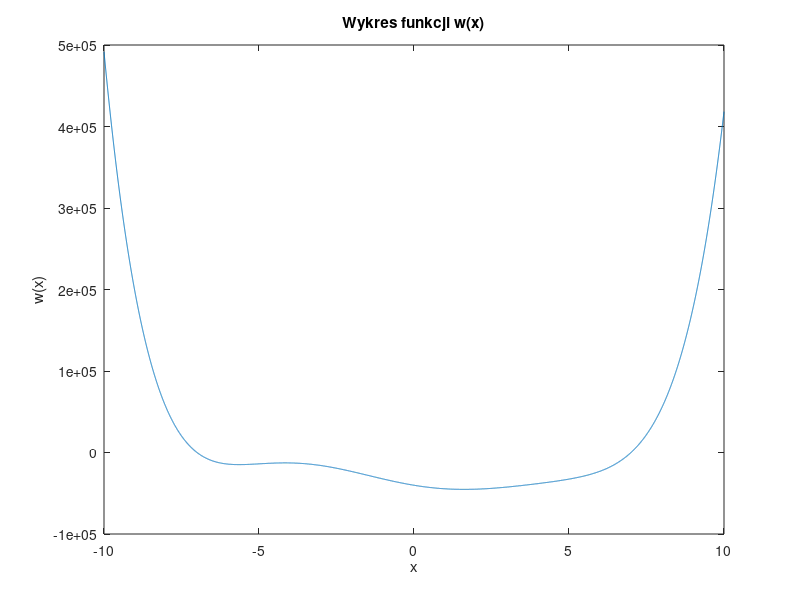

This figure's MATLAB source: (Note: this script raises an error after producing the figure.)
%%Zadanie 1

%macierz wspołczynników wyjsciowej funkcji w(x)
A = [-40180, -6272, 1751, 226, -68, -2, 1];

%macierz wspolczynników do obliczenia idealnych rozwiazan  
A_1 = [1, -2, -68, 226, 1751, -6272, -40180];

%rysowanie funkcji w(x)
x = linspace(-10,10,10000);
figure(1);
plot(x,polyval(A_1,x));
xlabel('x');
ylabel('w(x)');
title('Wykres funkcji w(x)')

%miecierz z idealnymi rozwiązaniami
wektor_rozwiazan = roots(A_1);

dokladnosc = 10^(-4);
xi_MI = -3.5 +1.5i;
xi_sie = 6.5;
ximinus1_sie = 8;
xi_MII = 4.5 + 3.5i;
ximinus1_MII = 5 + 5.5i;
ximinus2_MII = 5 + 6i;
xi_st = -6.5;

pier_zespol1 = MullerI(A_1, xi_MI, dokladnosc);
pier_zespol1_sprzezone = conj(pier_zespol1);

A_2 = def_kwa(A, pier_zespol1);
A_2_od = fliplr(A_2);

pier_rzeczy1 = sieczne(A_2_od, xi_sie, ximinus1_sie, dokladnosc);

A_3 = def_lini(A_2, pier_rzeczy1);
A_3_od = fliplr(A_3);

pier_zespol2 = MullerII(A_3_od, xi_MII, ximinus1_MII, ximinus2_MII, dokladnosc);
pier_zespol2_sprzezone = conj(pier_zespol2);

A_4 = def_kwa(A_3, pier_zespol2);
A_4_od = fliplr(A_4);

pier_rzeczy2 = styczne(A_4_od, xi_st, dokladnosc);

%%Zadanie 2

delta_w = 10.^(-4:-1:-16);

Wyniki = [1;2];
Wyniki_nie = [1;2];

for i=1:length(delta_w)
    
    pier_zespol1_2 = MullerI(A_1, xi_MI, delta_w(i));
    pier_zespol1_2_sprzezone = conj(pier_zespol1_2);

    A_2_2 = def_kwa(A, pier_zespol1_2);
    A_2_od_2 = fliplr(A_2_2);

    pier_rzeczy1_2 = sieczne(A_2_od_2, xi_sie, ximinus1_sie, delta_w(i));

    A_3_2 = def_lini(A_2_2, pier_rzeczy1_2);
    A_3_od_2 = fliplr(A_3_2);

    pier_zespol2_2 = MullerII(A_3_od_2, xi_MII, ximinus1_MII, ximinus2_MII, delta_w(i));
    pier_zespol2_2_sprzezone = conj(pier_zespol2_2);

    A_4_2 = def_kwa(A_3_2, pier_zespol2_2);
    A_4_od_2 = fliplr(A_4_2);

    pier_rzeczy2_2 = styczne(A_4_od_2, xi_st, delta_w(i));
    
    wektor_zad2 = [ pier_rzeczy1_2; pier_zespol2_2; pier_zespol2_2_sprzezone; pier_rzeczy2_2; pier_zespol1_2; pier_zespol1_2_sprzezone];

    blad_wzgledny = norm(wektor_zad2 - wektor_rozwiazan)/norm(wektor_rozwiazan);
    blad_wzgledny_nie = norm(wektor_zad2 - wektor_rozwiazan,Inf)/norm(wektor_rozwiazan,Inf);
    
    if( isnan(blad_wzgledny) || isnan(blad_wzgledny_nie))
        blad_wzgledny = eps;
        blad_wzgledny_nie = eps;
    end

    Wyniki = [Wyniki(1,:) delta_w(i);
    Wyniki(2,:) blad_wzgledny];

    Wyniki_nie = [Wyniki_nie(1,:) delta_w(i);
    Wyniki_nie(2,:) blad_wzgledny_nie];
    
end

delta_w_2 =10.^(-4:-1:-16);
figure(2)
loglog(delta_w_2,Wyniki(2,2:end),'k*');
hold on
title('Zalezność bledów względnych wektor x od parametru ∆w - norma euklidesowa')
xlabel('∆w')
ylabel('zagregowany blad')
axis([10^-16 10^-4 10^-16 10^-1])
hold off

figure(3)
loglog(delta_w_2,Wyniki_nie(2,2:end),'k*')
hold on
title('Zalezność bledów względnych wektor x od parametru ∆w - norma nieskończoności')
xlabel('∆w')
ylabel('zagregowany blad')
axis([10^-16 10^-4 10^-16 10^-1])
hold off
 
function y = MullerI(w, xi_MI, dokladnosc)

w1 = polyder(w);
w2 = polyder(w1);

iter_MI = 0;
while iter_MI<1000
    a_MI = 0.5 * polyval(w2, xi_MI);
    b_MI = polyval(w1, xi_MI);
    c_MI = polyval(w, xi_MI);
    xiplus1_MI = xi_MI - (2*c_MI)/(b_MI +sign(b_MI) * sqrt(b_MI^2 - 4*a_MI*c_MI));
    xi_MI = xiplus1_MI;
    iter_MI = iter_MI+1;
    if (abs(polyval(w,xi_MI)) < dokladnosc)
       break;
    end
end

y = xi_MI;
end

function y = sieczne(w, xi_sie,ximinus1_sie, dokladnosc)

iter_sie =0;
while iter_sie < 1000
    iter_sie = iter_sie +1;
    xiplus1_sie = xi_sie - ((xi_sie - ximinus1_sie)/(polyval(w,xi_sie)-polyval(w,ximinus1_sie)))*polyval(w,xi_sie);
    ximinus1_sie = xi_sie;
    xi_sie = xiplus1_sie;
    if(abs(polyval(w,xi_sie)) < dokladnosc)
        break;
    end
end

y = xi_sie;
end

function y = MullerII(w, xi_MII, ximinus1_MII, ximinus2_MII, dokladnosc)

iter_MII=0;
while iter_MII < 1000
    macierz_1 = [ -(xi_MII - ximinus1_MII)^2, (xi_MII - ximinus1_MII); 
        -(xi_MII - ximinus2_MII)^2,(xi_MII - ximinus2_MII)];
    macierz_2 = [polyval(w,xi_MII) - polyval(w,ximinus1_MII);
        polyval(w,xi_MII) - polyval(w,ximinus2_MII)];
    w_ai_bi = macierz_1\macierz_2;
    ai_II = w_ai_bi(1,1);
    bi_II = w_ai_bi(2,1);
    ci_II = polyval(w,xi_MII);
    xiplus1_MII = xi_MII - (2*ci_II)/(bi_II + sign(bi_II)*sqrt(bi_II-4*ai_II*ci_II));
    ximinus2_MII = ximinus1_MII;
    ximinus1_MII = xi_MII;
    xi_MII = xiplus1_MII;
    iter_MII =iter_MII + 1;
    
    if (abs(polyval(w,xi_MII) == 0 || isnan(polyval(w,xi_MII))))
       break;
    end
    if(abs(polyval(w,xi_MII)) < dokladnosc)
        break;
    end
end

y = xi_MII;
end

function y = styczne(w, xi_st, dokladnosc)

w1=polyder(w);

iter_st = 0;
while iter_st < 1000
    iter_st = iter_st+1;
    xiplus1_st = xi_st - (polyval(w,xi_st)/polyval(w1,xi_st));
    xi_st = xiplus1_st;
    if(abs(polyval(w,xi_st)) < dokladnosc)
        break;
    end
end

y = xi_st;
end

function y = def_kwa(A, pierw_zesp)

N = size(A,2);
p = 2*real(pierw_zesp);
r = -(abs(pierw_zesp)^2);
B(N-2) = A(N);
B(N-3) = A(N-1)+p*B(N-2);
for n=N-4:-1:1
    B(n) = A(n+2) +p*B(n+1) + r*B(n+2);
end

y = B;
end

function y = def_lini(A, pierw_rzecz)

N = size(A,2);
B(N-1) = A(N);
for n=N-2:-1:1
    B(n) = A(n+1)+pierw_rzecz.*B(n+1);
end

y = B;
end
